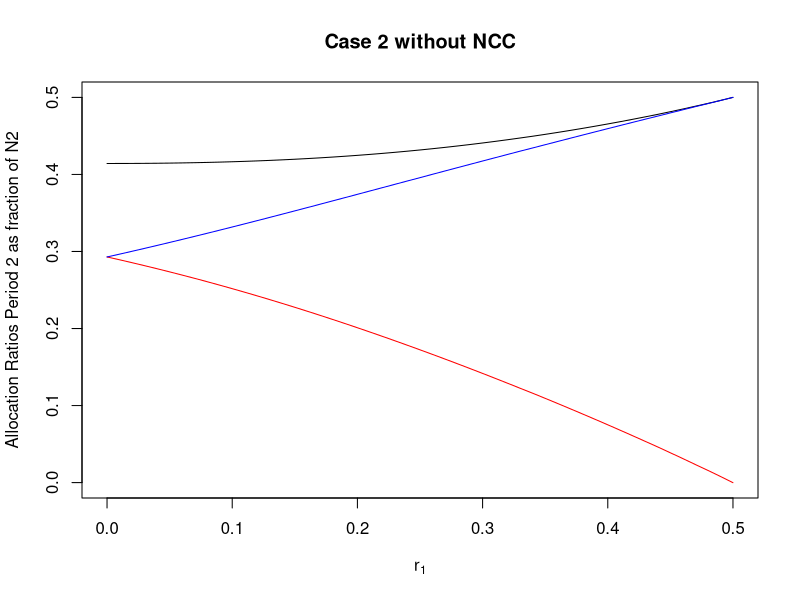

The R source for this figure:
#################################
# assume the samples sizes in the periods n1, n2, n3 are given. balanced sample sizes in period 1 and 3.


# Case 2
Power=function(x,y)x^y

eq=function(r22,r1=0.1,r2=0.8) (r1 + ((Power(r2,2) - 4*r2*r22 + 2*Power(r22,2))*Power(Power(r2,2) - 2*r2*r22 + 2*Power(r22,2),2))/(Power(r2,2)*Power(r2 - r22,3)) - (1-r1-r2))/4.

fr12=function(r22,r1=0.1,r2=0.8) (r2*(r2 - 2*r22))/(2*(r2 - r22))

f=Vectorize(function(r1,r2) { 
  r22=uniroot(eq,c(0,r2),r1=r1,r2=r2)$root
  r12=fr12(r22,r1,r2)
  r02=r2-r12-r22
  sol=c(r1,r2,r02,r12,r22)
  sol
  })



windows(width = 5, height = 5)
res=f(seq(0,0.5,0.01),1-seq(0,0.5,0.01)) 
# res=fr1(0.49)
plot(res[1,],res[3,]/res[2,],type="l",ylim=c(0,.5),xlim=c(0,.5),xlab=expression(r[1]),ylab="Allocation Ratios Period 2 as fraction of N2",main="Case 2 without NCC",lty=1)
lines(res[1,],res[4,]/res[2,],col="red")
lines(res[1,],res[5,]/res[2,],col="blue")

